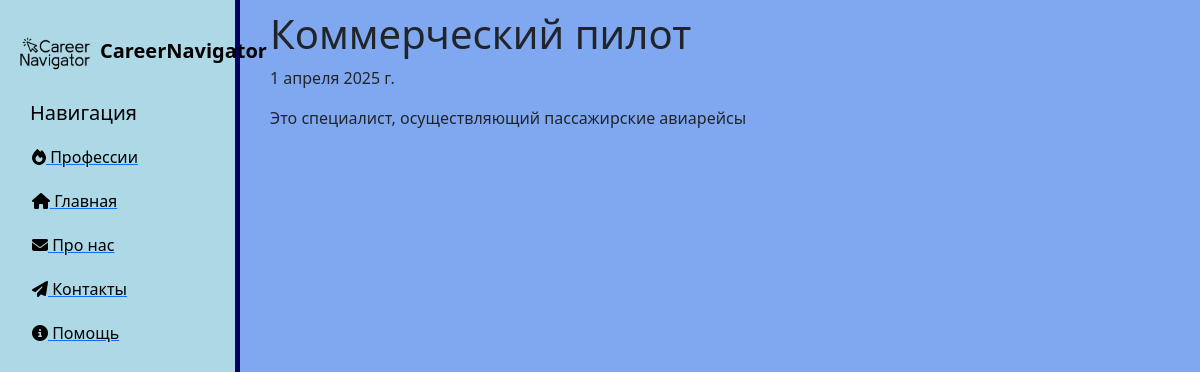
The page /professions/3 on the database its author committed.
### newapp/models.py (models this page shows, shortened)
class Professions(models.Model):
    title = models.CharField('Профессия', max_length=50, default='Профессия')
    anons = models.CharField('Анонс', max_length=200)
    full_text = models.TextField('Описание профессии')
    date = models.DateField('Дата обновления')
    class Meta:
        verbose_name = 'Профессия'
        verbose_name_plural = 'Профессии'

### newapp/views.py (the view)
# urls.py: path('<int:pk>', views.NewappDetailView.as_view(), name='newapp-detail'),
class NewappDetailView(DetailView):
    model = Professions
    template_name = 'newapp/details_view.html'
    context_object_name = 'prof'

### newapp/templates/newapp/details_view.html (shortened to what this page needs)
{% extends 'main/layout.html' %}
{% block content %}
    <div class="features">
        <h1>{{ prof.title }}</h1>
        <p>{{ prof.date }}</p>
        <p>{{ prof.full_text }}</p>
    </div>
{% endblock %}

### main/static/main/css/main.css (style rules this page uses)
body { background: #80a8f1; }
main .features { float: left; margin-top: 10px; text-align: left; width: 75%; }
main .features h1 { font-size: 40px; margin-left: 30px }
main .features p { max-width: 800px; margin-left: 30px }

### rows shown on the page
Professions: title "Коммерческий пилот", date "1 апреля 2025 г.", full_text "Это специалист, осуществляющий пассажирские авиарейсы"
